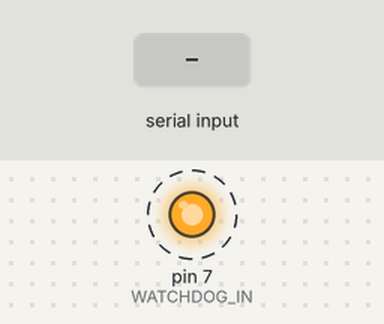
This sketch was run on a simulated Arduino Uno, built with avr-gcc and run on an emulated ATmega328P. Parts: output pins drawn as LEDs (lit = HIGH). Dashed ring = blinking. Inputs (shaded band) come from the test bench. What the sketch prints to the serial monitor is not drawn.

Above: at 1.2 s.
1.3 s: "1" received over the second serial link
Timing chart, 0 to 9.5 s (numbered marks = the images above; inputs shaded):
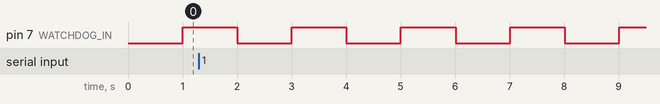

Measured:
- by itself, pin 7 (WATCHDOG_IN): alternates HIGH for 1.0 s and LOW for 1.0 s

The sketch:

Debug.ino
```cpp
#include <SoftwareSerial.h>

#define STMSERIAL_RX    9
#define STMSERIAL_TX    8
#define WATCHDOG_IN     7
#define PORT_SPEED      9600

SoftwareSerial stmSerial(STMSERIAL_RX, STMSERIAL_TX);

uint32_t lastHeartbeat = 0;

void setup() {
  Serial.begin(PORT_SPEED);
  stmSerial.begin(PORT_SPEED);
  pinMode(WATCHDOG_IN, OUTPUT);
}

void loop() {
  if(stmSerial.available()) {
    Serial.write(stmSerial.read());
  }

  if(Serial.available()) {
    stmSerial.write(Serial.read());
  }

  if(millis() - lastHeartbeat > 1000) {
    lastHeartbeat = millis();
    digitalWrite(WATCHDOG_IN, !digitalRead(WATCHDOG_IN));
  }
}
```
